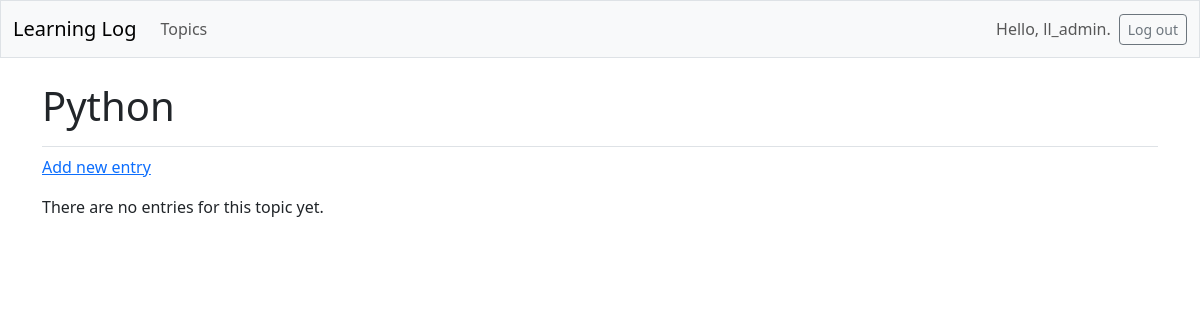
/topics/3/ (signed in), run on an earlier commit of the app's database.
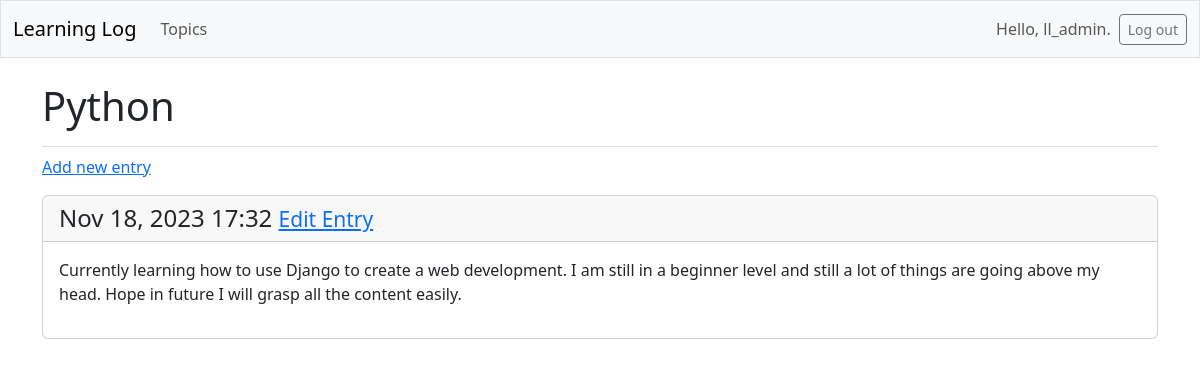
And on a later commit of the database.
### learning_logs/models.py (models this page shows, shortened)
class Topic(models.Model):
    text = models.CharField(max_length=200)
    date_added = models.DateTimeField(auto_now_add=True)
    owner = models.ForeignKey(User,
                              on_delete=models.CASCADE)  # Added an owner field to Topic, which establishes a foreign key relationship to the User Model. If user is deleted, all the topics associated with that user will be deleted as well.

class Entry(models.Model):
    topic = models.ForeignKey(Topic, on_delete=models.CASCADE)
    text = models.TextField()
    date_added = models.DateTimeField(auto_now_add=True)
    class Meta:
        verbose_name_plural = 'entries'

### learning_logs/views.py (the view)
# urls.py: path('topics/<int:topic_id>/', views.topic, name='topic'),
@login_required
def topic(request, topic_id):
    topic = Topic.objects.get(id=topic_id)
    if topic.owner != request.user:
        raise Http404
    entries = topic.entry_set.order_by(
        '-date_added')  # - sign in front of date_added sorts the results in reverse order
    context = {'topic': topic, 'entries': entries}
    return render(request, 'learning_logs/topic.html', context)

### learning_logs/templates/learning_logs/topic.html
{% extends 'learning_logs/base.html' %}
{% block page_header %}
<h1>{{topic.text}}</h1>
{% endblock page_header %}
{% block content %}
<p>
    <a href="{% url 'learning_logs:new_entry' topic.id %}">Add new entry</a>
</p>
{% for entry in entries %}
<div class="card mb-3">
    <h4 class="card-header">
        {{entry.date_added|date:'M d, Y H:i'}}
        <small><a href="{% url 'learning_logs:edit_entry' entry.id %}">
            Edit Entry
        </a> </small>
    </h4>
    <div class="card-body">{{entry.text|linebreaks}}</div>
</div>
{% empty %}
<p>There are no entries for this topic yet.</p>
{% endfor %}
{% endblock content %}

### learning_logs/templates/learning_logs/base.html (shortened to what this page needs)
<!doctype html>
<html lang="en">
<head>
    {% load django_bootstrap5 %}
    {% bootstrap_css %}
</head>
<body>
<nav class="navbar navbar-expand-md navbar-light bg-light mb-4 border">
    <div class="container-fluid">
        <a class="navbar-brand" href="{% url 'learning_logs:index' %}">
            Learning Log</a>
        <div class="collapse navbar-collapse" id="navbarCollapse">
            <ul class="navbar-nav me-auto mb-2 mb-md-0">
                <li class="nav-item">
                    <a class="nav-link" href="{% url 'learning_logs:topics' %}">
                        Topics
                    </a>
                </li>
            </ul>
            <ul class="navbar-nav ms-auto mb-2 mb-md-0">
                {% if user.is_authenticated %}
                <li class="nav-item">
                    <span class="navbar-text me-2">Hello, {{user.username}}.
                    </span>
                </li>
                {% endif %}
            </ul>
            {% if user.is_authenticated %}
            <form action="{% url 'accounts:logout' %}" method="post">
                <button name="submit" class="btn btn-outline-secondary btn-sm">
                    Log out
                </button>
            </form>
            {% endif %}
        </div>
    </div>
</nav>
<main class="container">
    <div class="pb-2 mb-2 border-bottom">
        {% block page_header %}{% endblock page_header %}
    </div>
    <div>
        {% block content %}{% endblock content %}
    </div>
</main>
</body>
</html>

What changed in the data, as far as the page shows it:
added Entry: date_added "Nov 18, 2023 17:32", text "Currently learning how to use Django to create a web development. I am still in a beginner level and still a lot of things are going above my head. Hope in future I will grasp all the content easily."
Also different on the page:
text no longer shown: "There are no entries for this topic yet."
